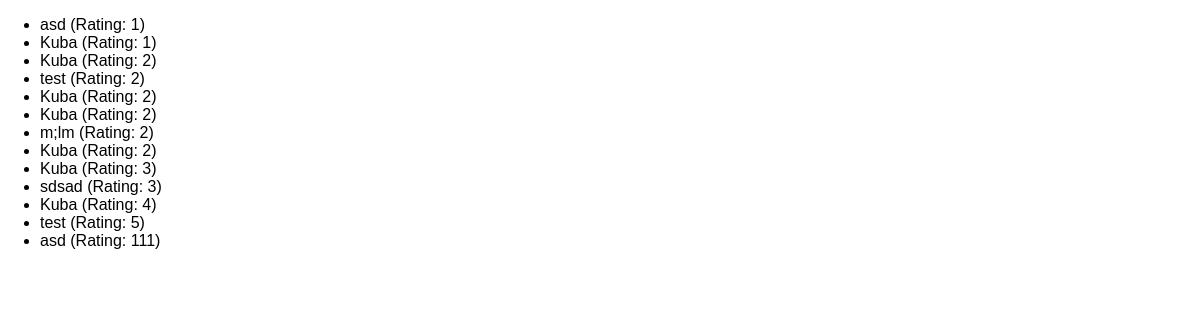
Page /reviews on the earlier database version.
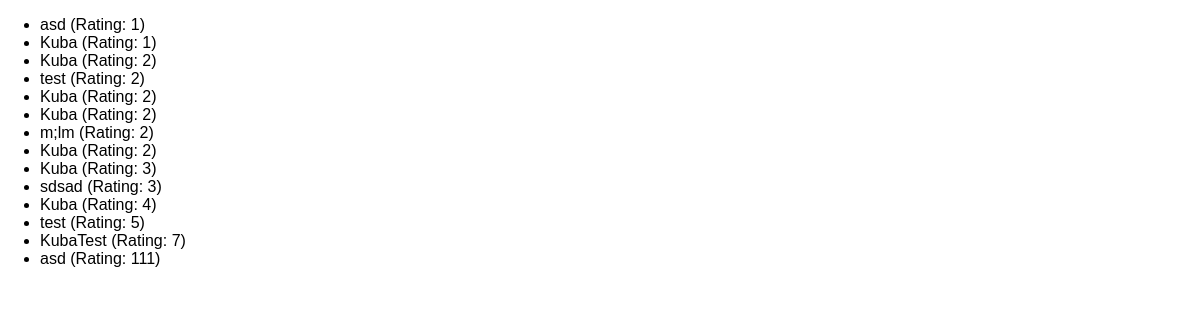
Same page on the later database version.
### reviews/models.py (models this page shows)
class Review(models.Model):
    user_name = models.CharField(max_length=30)
    review_text = models.TextField(max_length=250)
    rating = models.IntegerField()

### reviews/views.py (the view)
# urls.py: path("reviews", views.ReviewListView.as_view()),
class ReviewListView(ListView):
    template_name = "reviews/review_list.html"
    model = Review
    context_object_name = "reviews"
    def get_queryset(self):
        base_query = super().get_queryset()
        return base_query.filter(rating__gte=1).order_by("rating")

### reviews/templates/reviews/review_list.html (shortened to what this page needs)
{% extends 'reviews/base.html' %}
{% block content %}
    <ul>
        {% for review in reviews %}
            <li>{{ review.user_name }} (Rating: {{ review.rating }})</li>
        {% endfor %}
    </ul>
{% endblock %}

Differences in the rows shown:
added Review: user_name "KubaTest", rating "7"
